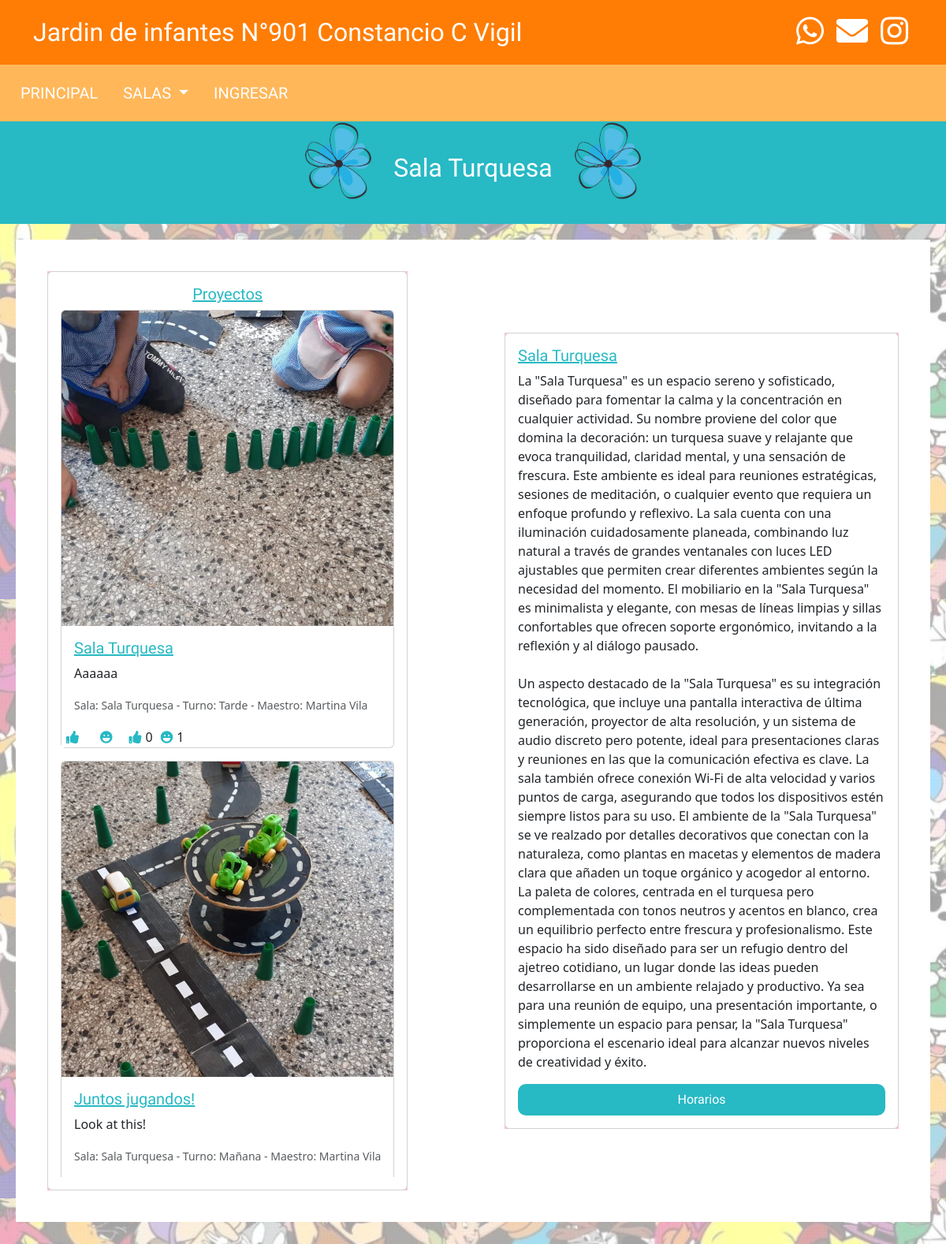
Page /salasT.php on the committed database.
### tables this page shows
CREATE TABLE `salas` (
  `ID` int(3) NOT NULL,
  `Salas` varchar(15) NOT NULL,
  `Color` varchar(10) NOT NULL,
  `texto` text DEFAULT NULL,
  `imagen` varchar(255) DEFAULT NULL,
  `hover` varchar(255) DEFAULT NULL,
  `texto2` text DEFAULT NULL
);

CREATE TABLE `proyectos` (
  `ID` int(3) NOT NULL,
  `Salas` int(3) NOT NULL,
  `Nombre` varchar(50) NOT NULL,
  `Descripcion` varchar(250) NOT NULL,
  `Imagen` varchar(255) NOT NULL,
  `Turno` int(3) NOT NULL,
  `id_usuario` int(3) NOT NULL
);

CREATE TABLE `turnos` (
  `ID` int(3) NOT NULL,
  `Turno` varchar(15) NOT NULL
);

### salasT.php (the view, shortened to what this page needs)
<?php
  $servername = "localhost";
  $username = "root";
  $password = "";
  $dbname = "jardin";
  $conn = new mysqli($servername, $username, $password, $dbname);
  $sala_id = 4;
  $query2 = "SELECT publicacion_id, reaccion, COUNT(*) as count FROM reacciones GROUP BY publicacion_id, reaccion";
  $result2 = $conn->query($query2);
  $reacciones = [];
  while ($row = $result2->fetch_assoc()) {
      $reacciones[$row['publicacion_id']][$row['reaccion']] = $row['count'];
  }
  $sql_sala = "SELECT * FROM salas WHERE ID = $sala_id";
  $result_sala = $conn->query($sql_sala);
  if ($result_sala->num_rows > 0) {
      $sala = $result_sala->fetch_assoc();
  } else {
      die("No se encontró la sala.");
  }
?>
<!DOCTYPE html>
<html lang="es">
<head>
    <link rel="stylesheet" href="style.css">
    <link rel="stylesheet" href="https://cdnjs.cloudflare.com/ajax/libs/font-awesome/5.15.4/css/all.min.css">
    <link href="https://cdn.jsdelivr.net/npm/bootstrap@5.3.3/dist/css/bootstrap.min.css" rel="stylesheet">
</head>
<body>
  <header class="container-fluid">
    <div class="container d-flex justify-content-between align-items-center">
        <h2 class="m-0">Jardin de infantes N°901 Constancio C Vigil</h2>
        <div>
          <a href="https://wa.me/02252520417" target="_blank"><button class="net m-0"><i class="fab fa-whatsapp"></i></button></a>
          <a href="mailto:ji901lacosta@gmail.com"><button class="net m-0"><i class="fas fa-envelope"></i></button></a>
          <a href="https://www.instagram.com/jardin901sanclemente?utm_source=ig_web_button_share_sheet&igsh=ZDNlZDc0MzIxNw==" target="_blank"><button class="net m-0"><i class="fab fa-instagram"></i></button></a>
        </div>
    </div>
  </header>
  <header class="n2 d-flex flex-wrap align-items-center">
    <a href="index.html"><button class="btn2">PRINCIPAL</button></a>
    <div class="dropdown">
      <button class="btn2 dropdown-toggle" type="button" data-bs-toggle="dropdown" aria-expanded="false">
        SALAS
      </button>
    </div>
    <button class="btn2" onclick="showAlert()" class='ai'>INGRESAR</button>
  </header>
    <div class="cartelT d-flex justify-content-center">
        <img src="<?php echo htmlspecialchars($sala['imagen']); ?>" width="100px" height="100px">
        <div class="text">
            <h2 class="text-center"><?php echo htmlspecialchars($sala['Salas']); ?></h2>
            <br>
        </div>
        <img src="<?php echo htmlspecialchars($sala['imagen']); ?>" width="100px" height="100px">
    </div>
    <div class="white d-flex flex-column flex-md-row justify-content-between align-items-center">
      <div class="mt-3 mt-md-0">
        <div class="carter">
            <div class="card text-center-left">
                <div class="card-body">
                    <h5 class="color text-center">Proyectos</h5>
                    <div id="project-cards">
                        <?php
                        $servername = "localhost";
                        $username = "root";
                        $password = "";
                        $dbname = "jardin";
                        $conn = new mysqli($servername, $username, $password, $dbname);
                        $sql = "SELECT proyectos.ID, proyectos.Nombre, proyectos.Descripcion, proyectos.Imagen, salas.Salas AS SalaNombre, turnos.Turno AS TurnoNombre, login.NOMBRE AS TeacherName
                        FROM proyectos
                        INNER JOIN salas ON proyectos.Salas = salas.ID
                        INNER JOIN turnos ON proyectos.Turno = turnos.ID
                        INNER JOIN login ON proyectos.id_usuario = login.id
                        WHERE proyectos.Salas = 4
                        ORDER BY proyectos.ID DESC";
                        $result = $conn->query($sql);
                        if ($result->num_rows > 0) {
                          while ($row = $result->fetch_assoc()) {
                            $proyecto_id = $row['ID'];
                            echo '<div class="card mb-3">';
                            echo '<img src="' . $row['Imagen'] . '" class="card-img-top" width="200px" height="400px" alt="' . $row['Nombre'] . '">';
                            echo '<div class="card-body">';
                            echo '<h5 class="color">' . $row['Nombre'] . '</h5>';
                            echo '<p class="card-text">' . $row['Descripcion'] . '</p>';
                            echo '<p class="card-text"><small class="text-muted">Sala: ' . $row['SalaNombre'] . ' - Turno: ' . $row['TurnoNombre'] . ' - Maestro: ' . $row['TeacherName'] . '</small></p>';
                            echo '</div>';
                            echo '<div class="publicacion" data-id="' . $proyecto_id . '">';
                            echo '<div class="reacciones-container">';
                            echo '<button class="reacciones" data-reaccion="me_gusta"><i class="fas fa-thumbs-up app"></i></button>';
                            echo '<button class="reacciones" data-reaccion="risa"><i class="fas fa-laugh app"></i></button>';
                            echo '<p><i class="fas fa-thumbs-up app"></i> ' . ($reacciones[$proyecto_id]['me_gusta'] ?? 0) . '</p>';
                            echo '<p><i class="fas fa-laugh app"></i> ' . ($reacciones[$proyecto_id]['risa'] ?? 0) . '</p>';
                            echo '</div>';
                            echo '</div>';
                            echo '</div>';
                          }
                        } else {
                              echo '<p>No hay proyectos disponibles.</p>';
                        }
                        ?>
                    </div>
                </div>
            </div>
        </div>
      </div>
        <div class="mt-3 mt-md-0">
            <div class="carter">
                <div class="card text-center-left">
                    <div class="card-body">
                        <h5 class="color"><?php echo htmlspecialchars($sala['Salas']); ?></h5>
                        <p class="card-text">
                        <?php echo htmlspecialchars($sala['texto']); ?><br><br>
                        <?php echo htmlspecialchars($sala['texto2']); ?>
                        </p>
                        <button class="btnT">Horarios</button>
                    </div>
                </div>
            </div>
        </div>
    </div>
</body>
</html>

### style.css (style rules this page uses)
body { margin: 0; padding: 0; background-image: url('img/dibujos.jpeg'); }
header { background-color:#FF7D05; color:white; font-family:"Questrial", sans-serif; padding:10px; }
button { background-color:#FF7D05; color:white; border:none; }
.n2 { background-color:#FFB759; }
.btn2 { background-color:#FFB759; margin:10px; font-size:20px; border-radius:20px; transition: background-color 0.3s ease, transform 0.2s ease; }
a { color:white; text-decoration: none; }
.net { font-size:40px; border:none; color:white; }
.text { margin-top:20px; padding: 20px; max-width:850px; }
.white { background-color: white; margin:20px; padding:40px; }
.carter { max-width: 500px; background-color:pink; }
#project-cards { max-height: 1100px; overflow-y: auto; display: flex; flex-direction: column; }
.reacciones-container { display: flex; align-items: center; gap: 10px; }
.reacciones-container p { margin: 0; display: flex; align-items: center; }
.reacciones-container i { margin-right: 5px; }

### rows in the picture
salas: imagen (picture), Salas "Sala Turquesa", texto "La \"Sala Turquesa\" es un espacio sereno y sofisticado, diseñado para fomentar la calma y la concentración en cualquier actividad. Su nombre proviene del color que domina la decoración: un turquesa suave y relajante que evoca tranquilidad, claridad mental, y una sensación de frescura. Este ambiente es ideal para reuniones estratégicas, sesiones de meditación, o cualquier evento que requiera un enfoque profundo y reflexivo. La sala cuenta con una iluminación cuidadosamente planeada, combinando luz natural a través de grandes ventanales con luces LED ajustables que permiten crear diferentes ambientes según la necesidad del momento. El mobiliario en la \"Sala Turquesa\" es minimalista y elegante,…", texto2 "Un aspecto destacado de la \"Sala Turquesa\" es su integración tecnológica, que incluye una pantalla interactiva de última generación, proyector de alta resolución, y un sistema de audio discreto pero potente, ideal para presentaciones claras y reuniones en las que la comunicación efectiva es clave. La sala también ofrece conexión Wi-Fi de alta velocidad y varios puntos de carga, asegurando que todos los dispositivos estén siempre listos para su uso. El ambiente de la \"Sala Turquesa\" se ve realzado por detalles decorativos que conectan con la naturaleza, como plantas en macetas y elementos de madera clara que añaden un toque orgánico y acogedor al entorno. La paleta de colores, centrada en el…"
proyectos: Imagen (picture), Nombre "Sala Turquesa", Descripcion "Aaaaaa", salas.Salas "Sala Turquesa", turnos.Turno "Tarde", login.NOMBRE "Martina Vila", ID "0", ID "1"
proyectos: Imagen (picture), Nombre "Juntos jugandos!", Descripcion "Look at this!", salas.Salas "Sala Turquesa", turnos.Turno "Mañana", login.NOMBRE "Martina Vila"
